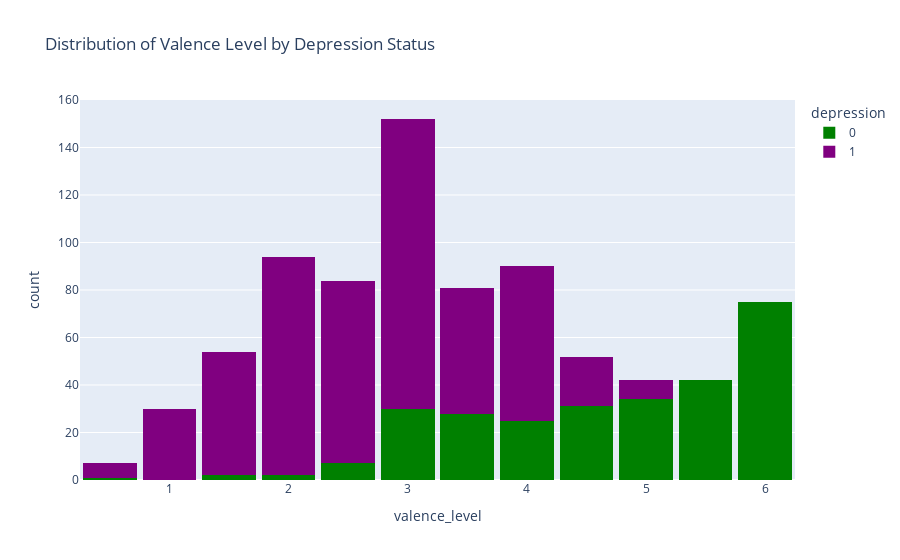
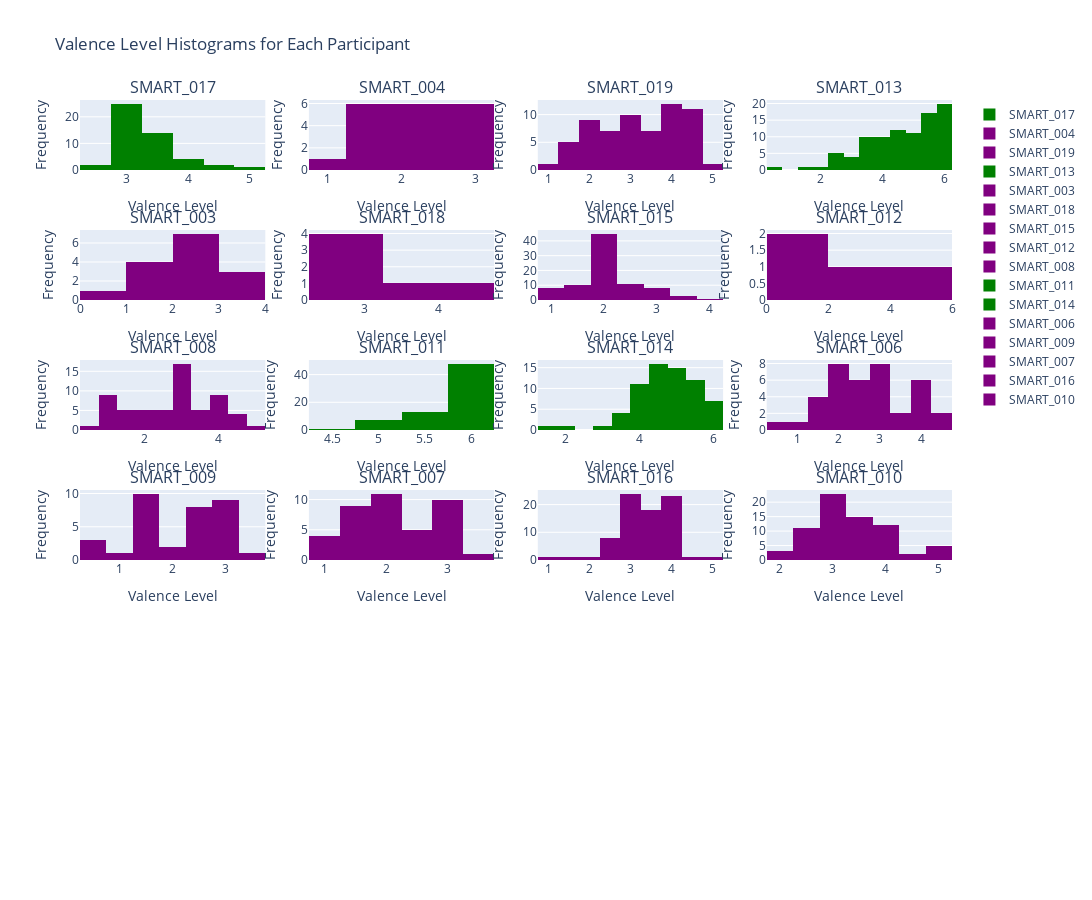

Notebook code cell kept with these figures, in order:
### Markdown cell above
### Depressed vs Healthy

### Code cell
# Create histogram plots using Plotly Express with 'barmode' set to 'group'
fig = px.histogram(data_all, x="valence_level", color="depression", barmode='stack',
                   title="Distribution of Valence Level by Depression Status",
                   labels={'color': 'Depression (1/0)'},
                   color_discrete_map={1: 'purple', 0: 'green'},
                   nbins=12)

fig.update_layout(bargap=0.1)  # To adjust the gap between bars

fig.show()

from plotly.subplots import make_subplots

# Get unique participants
unique_participants = data_all['Participant_ID'].unique()

# Create a subplot grid
num_rows = 6  # Number of rows in the grid
num_cols = 4  # Number of columns in the grid

fig = make_subplots(rows=num_rows, cols=num_cols,subplot_titles=unique_participants)

row, col = 1, 1  # Initialize starting position

for participant_id in unique_participants:
    # Filter data for the participant
    participant_data = data_all[data_all['Participant_ID'] == participant_id]

    # Set the color based on depression status
    color = 'purple' if participant_data['depression'].iloc[0] == 1 else 'green'

    # Create a histogram for valence level with color based on depression status
    fig.add_trace(go.Histogram(x=participant_data['valence_level'], name=participant_id, marker_color=color), row=row, col=col)

    # Update position in the subplot grid
    col += 1
    if col > num_cols:
        col = 1
        row += 1

# Update layout
fig.update_layout(height=900, width=1200, title='Valence Level Histograms for Each Participant')
fig.update_xaxes(title_text='Valence Level')
fig.update_yaxes(title_text='Frequency')

fig.show()

### Figure 1 — Plotly figure (JSON) as saved in the notebook; plotly's stock layout.template omitted (floating-point values rounded to 4 significant figures; data arrays with more than 128 entries replaced by an {"elided": "..."} marker saying what was removed)
{"data": [{"alignmentgroup": "True", "bingroup": "x", "hovertemplate": "depression=0<br>valence_level=%{x}<br>count=%{y}<extra></extra>", "legendgroup": "0", "marker": {"color": "green", "pattern": {"shape": ""}}, "name": "0", "nbinsx": 12, "offsetgroup": "0", "orientation": "v", "showlegend": true, "type": "histogram", "x": {"elided": "277 float values"}, "xaxis": "x", "yaxis": "y"}, {"alignmentgroup": "True", "bingroup": "x", "hovertemplate": "depression=1<br>valence_level=%{x}<br>count=%{y}<extra></extra>", "legendgroup": "1", "marker": {"color": "purple", "pattern": {"shape": ""}}, "name": "1", "nbinsx": 12, "offsetgroup": "1", "orientation": "v", "showlegend": true, "type": "histogram", "x": {"elided": "526 float values"}, "xaxis": "x", "yaxis": "y"}], "layout": {"bargap": 0.1, "barmode": "stack", "legend": {"title": {"text": "depression"}, "tracegroupgap": 0}, "title": {"text": "Distribution of Valence Level by Depression Status"}, "xaxis": {"anchor": "y", "domain": [0, 1], "title": {"text": "valence_level"}}, "yaxis": {"anchor": "x", "domain": [0, 1], "title": {"text": "count"}}}}

### Figure 2 — Plotly figure (JSON) as saved in the notebook; plotly's stock layout.template omitted (floating-point values rounded to 4 significant figures)
{"data": [{"marker": {"color": "green"}, "name": "SMART_017", "type": "histogram", "x": [3, 3, 3, 3, 3.5, 3, 3, 3.5, 4, 3.5, 3.5, 3.5, 4, 3, 2.5, 3, 3, 3.5, 3, 3, 3, 3, 4.5, 4.5, 3, 3, 3.5, 3.5, 3, 4, 3, 3.5, 3, 3, 3.5, 3.5, 3.5, 3, 2.5, 3, 4, 3.5, 3, 3, 3.5, 3, 5, 3], "xaxis": "x", "yaxis": "y"}, {"marker": {"color": "purple"}, "name": "SMART_004", "type": "histogram", "x": [3, 3, 2.5, 2.5, 2.5, 2, 1.5, 3, 3, 2, 1.5, 1.5, 3, 1.5, 1.5, 2.5, 2.5, 3, 2.5, 1, 2, 2, 2, 2, 1.5], "xaxis": "x2", "yaxis": "y2"}, {"marker": {"color": "purple"}, "name": "SMART_019", "type": "histogram", "x": [4.5, 3.5, 4, 3, 3.5, 4, 4, 4, 4, 2, 4, 2.5, 3, 2, 2.5, 1.5, 4, 3, 4.5, 3, 3, 3, 3, 4.5, 2.5, 1.5, 3, 1.5, 4.5, 2, 2.5, 1.5, 2.5, 1, 2, 2, 2, 2, 2.5, 1.5, 4.5, 4.5, 4.5, 4.5, 4, 3.5, 3, 3, 4, 4, 3.5, 4.5, 4, 4, 3.5, 3.5, 3.5, 2, 4.5, 2, 5, 2.5, 4.5], "xaxis": "x3", "yaxis": "y3"}, {"marker": {"color": "green"}, "name": "SMART_013", "type": "histogram", "x": [5, 3.5, 6, 4.5, 5.5, 3.5, 1.5, 4, 5.5, 4, 2.5, 2, 3.5, 5, 4.5, 5.5, 3.5, 3.5, 4.5, 2.5, 4.5, 3, 4, 3.5, 5, 4, 4.5, 4, 3, 4.5, 3.5, 3, 5.5, 4.5, 5.5, 6, 5, 3, 4, 4, 5.5, 5.5, 6, 3.5, 5, 4, 2.5, 4.5, 4.5, 6, 5, 2.5, 5, 4.5, 3.5, 4, 6, 4, 5.5, 5.5, 5, 5.5, 6, 6, 6, 5, 0.5, 6, 5.5, 4.5, 5.5, 6, 6, 6, 6, 6, 2.5, 5.5, 5.5, 5.5, 6, 6, 6, 6, 5.5, 6, 3.5, 5.5, 5, 5, 4.5, 6], "xaxis": "x4", "yaxis": "y4"}, {"marker": {"color": "purple"}, "name": "SMART_003", "type": "histogram", "x": [3, 3, 1, 2.5, 2.5, 2, 2.5, 2.5, 2, 1, 1.5, 1, 0.5, 3, 2.5], "xaxis": "x5", "yaxis": "y5"}, {"marker": {"color": "purple"}, "name": "SMART_018", "type": "histogram", "x": [2.5, 3, 3.5, 4.5, 2.5, 2.5, 4, 3, 3, 2.5, 3], "xaxis": "x6", "yaxis": "y6"}, {"marker": {"color": "purple"}, "name": "SMART_015", "type": "histogram", "x": [2, 2.5, 1, 1.5, 2, 2, 2.5, 2, 1.5, 2, 2, 2, 2, 1.5, 2, 1.5, 2, 2, 1.5, 1, 2, 2, 1, 1, 1.5, 2, 1, 1, 2, 1.5, 2, 1.5, 2, 2, 2, 2, 2, 2, 2, 2, 2, 2, 2, 2, 2, 2, 2.5, 2, 2, 2, 2, 3, 1.5, 2, 2, 2, 2, 3, 1, 2.5, 2, 4, 3, 2, 3.5, 3, 2, 2, 3, 2.5, 2.5, 3.5, 2.5, 2.5, 3, 2.5, 3, 2, 2.5, 2, 3.5, 2.5, 2, 1, 3, 1.5], "xaxis": "x7", "yaxis": "y7"}, {"marker": {"color": "purple"}, "name": "SMART_012", "type": "histogram", "x": [2.5, 4, 1.5, 1], "xaxis": "x8", "yaxis": "y8"}, {"marker": {"color": "purple"}, "name": "SMART_008", "type": "histogram", "x": [4, 3, 3, 2, 3.5, 2.5, 4, 2, 3.5, 3, 4, 5, 1.5, 3.5, 4, 4.5, 4, 1, 4.5, 3, 2.5, 3, 3, 3, 3, 2, 4.5, 3, 3, 3, 3, 4.5, 4, 1, 4, 3.5, 4, 1, 3, 3, 1, 3, 2, 3, 3.5, 2.5, 1.5, 4, 1, 1.5, 0.5, 2.5, 1.5, 1, 2, 3, 1, 1, 1.5, 2.5, 1], "xaxis": "x9", "yaxis": "y9"}, {"marker": {"color": "green"}, "name": "SMART_011", "type": "histogram", "x": [6, 6, 6, 5.5, 5.5, 5.5, 6, 6, 5.5, 5.5, 6, 6, 5.5, 6, 6, 5.5, 6, 6, 6, 5.5, 6, 6, 6, 5, 6, 5, 6, 6, 6, 6, 6, 6, 5, 6, 6, 6, 5.5, 6, 6, 6, 6, 6, 5, 6, 5, 6, 5.5, 6, 6, 6, 5, 6, 6, 6, 5.5, 6, 6, 6, 6, 6, 6, 5.5, 6, 5, 6, 6, 5.5, 6, 4.5], "xaxis": "x10", "yaxis": "y10"}, {"marker": {"color": "green"}, "name": "SMART_014", "type": "histogram", "x": [5, 4.5, 4, 4, 5, 6, 4, 4.5, 4.5, 4.5, 5.5, 3.5, 4.5, 4.5, 5.5, 5, 4, 4, 4.5, 4, 3.5, 3.5, 3, 6, 5, 3.5, 4.5, 5, 5, 4.5, 5, 5, 5.5, 4.5, 5.5, 4.5, 6, 1.5, 5.5, 5.5, 4.5, 4, 4, 6, 5.5, 5, 4.5, 6, 5, 4, 5.5, 5.5, 5.5, 6, 5, 4, 6, 4.5, 5.5, 5, 4.5, 5, 5, 4, 5, 5.5, 2, 4.5], "xaxis": "x11", "yaxis": "y11"}, {"marker": {"color": "purple"}, "name": "SMART_006", "type": "histogram", "x": [3.5, 3, 2.5, 0.5, 4, 1, 2, 4, 3, 2, 2.5, 2, 3, 1.5, 2, 2.5, 2, 4, 3, 2.5, 3, 4.5, 4, 4.5, 1.5, 1.5, 2, 3, 3.5, 2, 3, 4, 2.5, 4, 1.5, 3, 2.5, 2], "xaxis": "x12", "yaxis": "y12"}, {"marker": {"color": "purple"}, "name": "SMART_009", "type": "histogram", "x": [2.5, 1.5, 1.5, 3, 2.5, 3, 2, 3.5, 2.5, 1.5, 3, 2.5, 0.5, 1.5, 3, 3, 1.5, 2, 1, 3, 2.5, 3, 1.5, 1.5, 0.5, 1.5, 3, 3, 2.5, 1.5, 2.5, 2.5, 1.5, 0.5], "xaxis": "x13", "yaxis": "y13"}, {"marker": {"color": "purple"}, "name": "SMART_007", "type": "histogram", "x": [3, 2, 3, 2, 1.5, 1.5, 1.5, 3, 1, 3, 3, 3, 3, 2, 2.5, 2, 1.5, 3, 2.5, 3, 2, 3.5, 3, 2, 1.5, 2, 2.5, 1.5, 2, 1, 1, 2.5, 1, 2, 1.5, 2, 2.5, 1.5, 1.5, 2], "xaxis": "x14", "yaxis": "y14"}, {"marker": {"color": "purple"}, "name": "SMART_016", "type": "histogram", "x": [3, 2.5, 4.5, 3.5, 2.5, 2.5, 2.5, 3.5, 4, 3, 2.5, 4, 3, 3.5, 4, 3.5, 2.5, 3.5, 3, 3, 3, 3.5, 3, 3.5, 3.5, 2, 4, 4, 3.5, 4, 4, 3, 4, 4, 2.5, 3.5, 3, 5, 4, 4, 4, 4, 4, 4, 3, 4, 2.5, 4, 4, 4, 4, 4, 1.5, 3, 3, 3.5, 3, 3, 4, 3, 4, 3, 3, 3, 1, 3.5, 3.5, 3.5, 3.5, 3, 3, 3, 3.5, 3.5, 3, 3, 3, 3.5], "xaxis": "x15", "yaxis": "y15"}, {"marker": {"color": "purple"}, "name": "SMART_010", "type": "histogram", "x": [4, 3, 4, 3, 3.5, 3, 2, 3, 2.5, 2.5, 4, 2.5, 3.5, 2.5, 2.5, 3, 2, 4, 3, 2, 3.5, 2.5, 3.5, 2.5, 5, 4, 3, 3.5, 3, 3, 4, 4, 4, 3, 3.5, 3, 3, 5, 3, 2.5, 5, 5, 5, 3.5, 3, 3, 3, 4, 2.5, 3, 4, 4, 3.5, 4, 3, 3.5, 2.5, 3.5, 3.5, 3, 3.5, 3.5, 4.5, 3.5, 3, 4.5, 3, 3, 3.5, 3, 2.5], "xaxis": "x16", "yaxis": "y16"}], "layout": {"annotations": [{"font": {"size": 16}, "showarrow": false, "text": "SMART_017", "x": 0.1062, "xanchor": "center", "xref": "paper", "y": 1.0, "yanchor": "bottom", "yref": "paper"}, {"font": {"size": 16}, "showarrow": false, "text": "SMART_004", "x": 0.3688, "xanchor": "center", "xref": "paper", "y": 1.0, "yanchor": "bottom", "yref": "paper"}, {"font": {"size": 16}, "showarrow": false, "text": "SMART_019", "x": 0.6313, "xanchor": "center", "xref": "paper", "y": 1.0, "yanchor": "bottom", "yref": "paper"}, {"font": {"size": 16}, "showarrow": false, "text": "SMART_013", "x": 0.8938, "xanchor": "center", "xref": "paper", "y": 1.0, "yanchor": "bottom", "yref": "paper"}, {"font": {"size": 16}, "showarrow": false, "text": "SMART_003", "x": 0.1062, "xanchor": "center", "xref": "paper", "y": 0.8194, "yanchor": "bottom", "yref": "paper"}, {"font": {"size": 16}, "showarrow": false, "text": "SMART_018", "x": 0.3688, "xanchor": "center", "xref": "paper", "y": 0.8194, "yanchor": "bottom", "yref": "paper"}, {"font": {"size": 16}, "showarrow": false, "text": "SMART_015", "x": 0.6313, "xanchor": "center", "xref": "paper", "y": 0.8194, "yanchor": "bottom", "yref": "paper"}, {"font": {"size": 16}, "showarrow": false, "text": "SMART_012", "x": 0.8938, "xanchor": "center", "xref": "paper", "y": 0.8194, "yanchor": "bottom", "yref": "paper"}, {"font": {"size": 16}, "showarrow": false, "text": "SMART_008", "x": 0.1062, "xanchor": "center", "xref": "paper", "y": 0.6389, "yanchor": "bottom", "yref": "paper"}, {"font": {"size": 16}, "showarrow": false, "text": "SMART_011", "x": 0.3688, "xanchor": "center", "xref": "paper", "y": 0.6389, "yanchor": "bottom", "yref": "paper"}, {"font": {"size": 16}, "showarrow": false, "text": "SMART_014", "x": 0.6313, "xanchor": "center", "xref": "paper", "y": 0.6389, "yanchor": "bottom", "yref": "paper"}, {"font": {"size": 16}, "showarrow": false, "text": "SMART_006", "x": 0.8938, "xanchor": "center", "xref": "paper", "y": 0.6389, "yanchor": "bottom", "yref": "paper"}, {"font": {"size": 16}, "showarrow": false, "text": "SMART_009", "x": 0.1062, "xanchor": "center", "xref": "paper", "y": 0.4583, "yanchor": "bottom", "yref": "paper"}, {"font": {"size": 16}, "showarrow": false, "text": "SMART_007", "x": 0.3688, "xanchor": "center", "xref": "paper", "y": 0.4583, "yanchor": "bottom", "yref": "paper"}, {"font": {"size": 16}, "showarrow": false, "text": "SMART_016", "x": 0.6313, "xanchor": "center", "xref": "paper", "y": 0.4583, "yanchor": "bottom", "yref": "paper"}, {"font": {"size": 16}, "showarrow": false, "text": "SMART_010", "x": 0.8938, "xanchor": "center", "xref": "paper", "y": 0.4583, "yanchor": "bottom", "yref": "paper"}], "height": 900, "title": {"text": "Valence Level Histograms for Each Participant"}, "width": 1200, "xaxis": {"anchor": "y", "domain": [0, 0.2125], "title": {"text": "Valence Level"}}, "xaxis10": {"anchor": "y10", "domain": [0.2625, 0.475], "title": {"text": "Valence Level"}}, "xaxis11": {"anchor": "y11", "domain": [0.525, 0.7375], "title": {"text": "Valence Level"}}, "xaxis12": {"anchor": "y12", "domain": [0.7875, 1], "title": {"text": "Valence Level"}}, "xaxis13": {"anchor": "y13", "domain": [0, 0.2125], "title": {"text": "Valence Level"}}, "xaxis14": {"anchor": "y14", "domain": [0.2625, 0.475], "title": {"text": "Valence Level"}}, "xaxis15": {"anchor": "y15", "domain": [0.525, 0.7375], "title": {"text": "Valence Level"}}, "xaxis16": {"anchor": "y16", "domain": [0.7875, 1], "title": {"text": "Valence Level"}}, "xaxis17": {"anchor": "y17", "domain": [0, 0.2125], "title": {"text": "Valence Level"}}, "xaxis18": {"anchor": "y18", "domain": [0.2625, 0.475], "title": {"text": "Valence Level"}}, "xaxis19": {"anchor": "y19", "domain": [0.525, 0.7375], "title": {"text": "Valence Level"}}, "xaxis2": {"anchor": "y2", "domain": [0.2625, 0.475], "title": {"text": "Valence Level"}}, "xaxis20": {"anchor": "y20", "domain": [0.7875, 1], "title": {"text": "Valence Level"}}, "xaxis21": {"anchor": "y21", "domain": [0, 0.2125], "title": {"text": "Valence Level"}}, "xaxis22": {"anchor": "y22", "domain": [0.2625, 0.475], "title": {"text": "Valence Level"}}, "xaxis23": {"anchor": "y23", "domain": [0.525, 0.7375], "title": {"text": "Valence Level"}}, "xaxis24": {"anchor": "y24", "domain": [0.7875, 1], "title": {"text": "Valence Level"}}, "xaxis3": {"anchor": "y3", "domain": [0.525, 0.7375], "title": {"text": "Valence Level"}}, "xaxis4": {"anchor": "y4", "domain": [0.7875, 1], "title": {"text": "Valence Level"}}, "xaxis5": {"anchor": "y5", "domain": [0, 0.2125], "title": {"text": "Valence Level"}}, "xaxis6": {"anchor": "y6", "domain": [0.2625, 0.475], "title": {"text": "Valence Level"}}, "xaxis7": {"anchor": "y7", "domain": [0.525, 0.7375], "title": {"text": "Valence Level"}}, "xaxis8": {"anchor": "y8", "domain": [0.7875, 1], "title": {"text": "Valence Level"}}, "xaxis9": {"anchor": "y9", "domain": [0, 0.2125], "title": {"text": "Valence Level"}}, "yaxis": {"anchor": "x", "domain": [0.9028, 1.0], "title": {"text": "Frequency"}}, "yaxis10": {"anchor": "x10", "domain": [0.5417, 0.6389], "title": {"text": "Frequency"}}, "yaxis11": {"anchor": "x11", "domain": [0.5417, 0.6389], "title": {"text": "Frequency"}}, "yaxis12": {"anchor": "x12", "domain": [0.5417, 0.6389], "title": {"text": "Frequency"}}, "yaxis13": {"anchor": "x13", "domain": [0.3611, 0.4583], "title": {"text": "Frequency"}}, "yaxis14": {"anchor": "x14", "domain": [0.3611, 0.4583], "title": {"text": "Frequency"}}, "yaxis15": {"anchor": "x15", "domain": [0.3611, 0.4583], "title": {"text": "Frequency"}}, "yaxis16": {"anchor": "x16", "domain": [0.3611, 0.4583], "title": {"text": "Frequency"}}, "yaxis17": {"anchor": "x17", "domain": [0.1806, 0.2778], "title": {"text": "Frequency"}}, "yaxis18": {"anchor": "x18", "domain": [0.1806, 0.2778], "title": {"text": "Frequency"}}, "yaxis19": {"anchor": "x19", "domain": [0.1806, 0.2778], "title": {"text": "Frequency"}}, "yaxis2": {"anchor": "x2", "domain": [0.9028, 1.0], "title": {"text": "Frequency"}}, "yaxis20": {"anchor": "x20", "domain": [0.1806, 0.2778], "title": {"text": "Frequency"}}, "yaxis21": {"anchor": "x21", "domain": [0, 0.09722], "title": {"text": "Frequency"}}, "yaxis22": {"anchor": "x22", "domain": [0, 0.09722], "title": {"text": "Frequency"}}, "yaxis23": {"anchor": "x23", "domain": [0, 0.09722], "title": {"text": "Frequency"}}, "yaxis24": {"anchor": "x24", "domain": [0, 0.09722], "title": {"text": "Frequency"}}, "yaxis3": {"anchor": "x3", "domain": [0.9028, 1.0], "title": {"text": "Frequency"}}, "yaxis4": {"anchor": "x4", "domain": [0.9028, 1.0], "title": {"text": "Frequency"}}, "yaxis5": {"anchor": "x5", "domain": [0.7222, 0.8194], "title": {"text": "Frequency"}}, "yaxis6": {"anchor": "x6", "domain": [0.7222, 0.8194], "title": {"text": "Frequency"}}, "yaxis7": {"anchor": "x7", "domain": [0.7222, 0.8194], "title": {"text": "Frequency"}}, "yaxis8": {"anchor": "x8", "domain": [0.7222, 0.8194], "title": {"text": "Frequency"}}, "yaxis9": {"anchor": "x9", "domain": [0.5417, 0.6389], "title": {"text": "Frequency"}}}}
